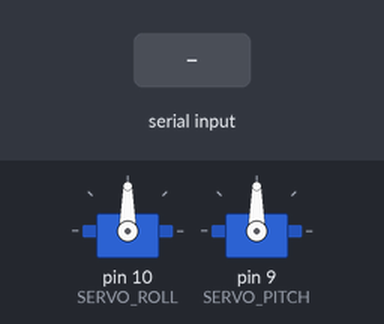
The sketch below on a simulated Arduino Uno, built with avr-gcc and run on an emulated ATmega328P. On the bench: 2 × servo. The inputs (shaded band) are chosen by the test bench.

Above: at 1.2 s.
1.3 s: "90,45\n" received over Serial
At 6.2 s:
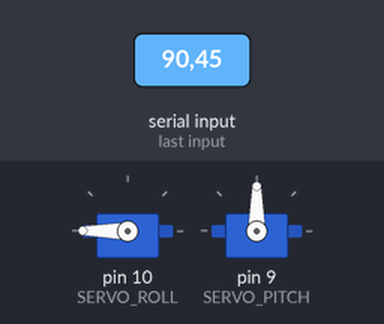
At 22.8 s:
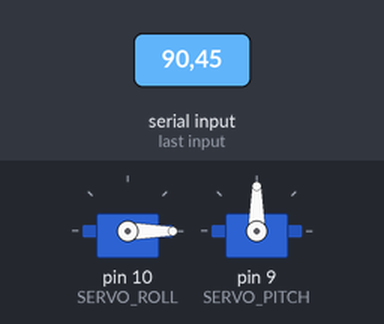
Timing chart, 0 to 25.8 s (numbered marks = the images above; inputs shaded):
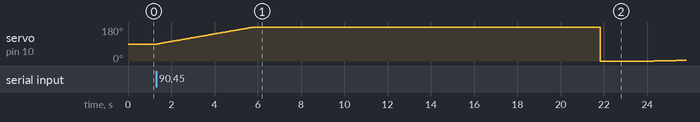

The sketch:

test_servos.ino
```cpp
#include <Servo.h>


Servo s_roll, s_pitch;
bool inputComplete = false;
int input = 0;

#define SERVO_PITCH 9
#define SERVO_ROLL 10

int current = 90;

void s_roll_wrapper(int _input) {
  int diff = _input - current;
  if(diff==0) {
    return;
  }
  int inc = diff < 0 ? -1 : 1 ;
  int i;
  for( i = current; i != _input; i += inc) {
    s_roll.write(i);
    delay(50);
  }
  s_roll.write(i);
  delay(50);
  current = _input;
}

void setup() {
  // put your setup code here, to run once:

  s_roll.attach(SERVO_ROLL);
  s_pitch.attach(SERVO_PITCH);
  s_roll.write(current);
  s_pitch.write(current);
  Serial.begin(9600);
}

void loop() {
  if(inputComplete) {
    inputComplete = false;
    s_roll_wrapper(input);
    Serial.print(" > ");
    Serial.println(input);
    input = 0;
  }

}

void serialEvent() {
  while (Serial.available()) {
    // get the new byte:
    char inChar = (char)Serial.read();
    if (inChar == '\n') {
      inputComplete = true;
    } else {
      int digit = inChar - '0';
      input = input*10 + digit;
    }
  }
}
```
